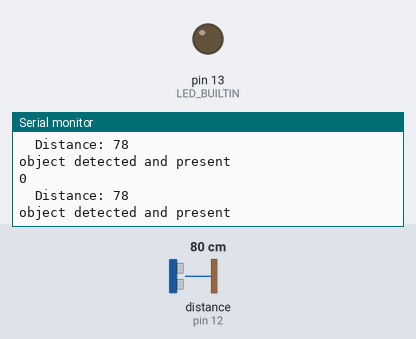
A sketch run on a simulated Arduino Uno, built with avr-gcc and run on an emulated ATmega328P. Shown: output pins drawn as LEDs (lit = HIGH), the last lines printed to the serial monitor. Wiring (inferred from the names in the program): ultrasonic range finder: trigger pin 11; echo pin 12. The test bench sets the inputs (shaded band); at power-on: distance to the obstacle (sensor on pin 12) 80 cm. The echo pulse lasts 58.3 µs per cm; pins used as bus, display or sensor lines are not drawn.

Above: at 1.2 s.
1.3 s: distance to the obstacle (sensor on pin 12) set to 120 cm
At 2.3 s:
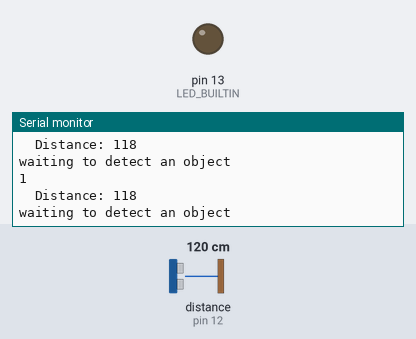
2.9 s: distance to the obstacle (sensor on pin 12) set to 2 cm
At 3.8 s:
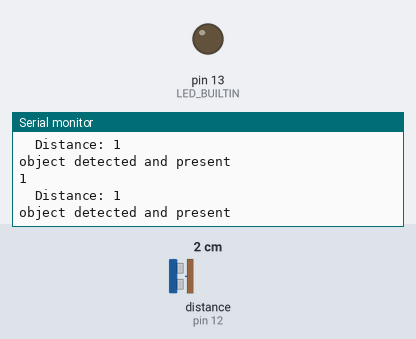
Timing chart, 0 to 5.9 s (numbered marks = the images above; inputs shaded):
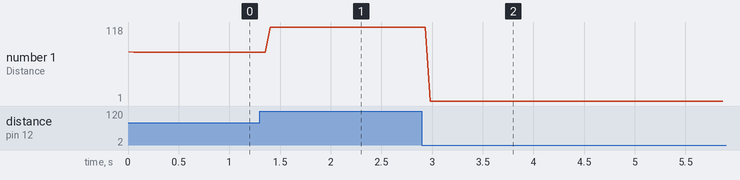

The sketch:

Ultrasonicsensor_lab3_4.ino
```cpp
/*
  Ultrasonic Sensor HC-SR04 and Arduino Tutorial
  by Dejan Nedelkovski,
  www.HowToMechatronics.com
*/

// defines pins numbers
const int trigPin = 11;
const int echoPin = 12;
// defines variables
long duration;
int distance;
bool detect_flag=false;
int count_object = 0;
void setup() {
  // UltraSonic Pins
  pinMode(trigPin, OUTPUT); // Sets the trigPin as an Output
  pinMode(echoPin, INPUT); // Sets the echoPin as an Input

  // initialize digital pin LED_BUILTIN as an output.
  pinMode(LED_BUILTIN, OUTPUT);

  Serial.begin(9600); // Starts the serial communication
}

void loop() {
  // Clears the trigPin
  digitalWrite(trigPin, LOW);
  delayMicroseconds(2);

  // Sets the trigPin on HIGH state for 10 micro seconds
  digitalWrite(trigPin, HIGH);
  delayMicroseconds(10);
  digitalWrite(trigPin, LOW);

  // Reads the echoPin, returns the sound wave travel time in microseconds
  duration = pulseIn(echoPin, HIGH);

  // Calculating the distance
  distance = duration * 0.034 / 2;

  // Prints the distance on the Serial Monitor
  Serial.print("  Distance: ");
  Serial.println(distance);
 if (distance > 100) {
  Serial.println("waiting to detect an object");
  }
  else
  {
  Serial.println("object detected and present");
  detect_flag = true;
  }

  if(detect_flag == true && distance > 101)
  {
  count_object++;
  detect_flag = false;
}
Serial.println(count_object);
}
```

Measured:
- after the input at 1.3 s, the serial monitor: prints a new line after 0.10 s (image 1)
- after the input at 2.9 s, the serial monitor: prints a new line after 0.08 s (image 2)
- plotted number 1: 78 → 118 after the input at 1.3 s
